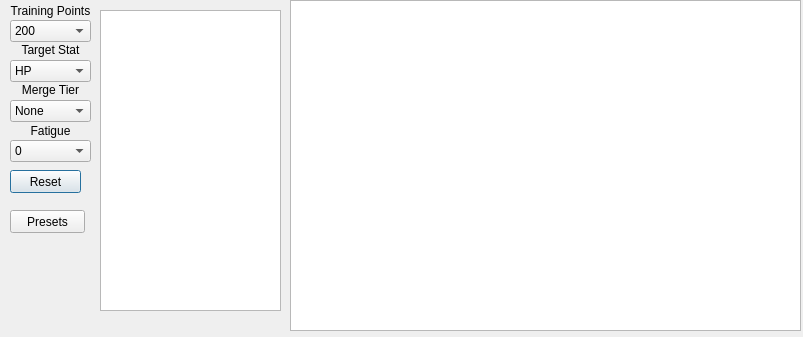
<?xml version="1.0" encoding="UTF-8"?>
<ui version="4.0">
 <class>CrewTrainer</class>
 <widget class="QDialog" name="CrewTrainer">
  <property name="geometry">
   <rect>
    <x>0</x>
    <y>0</y>
    <width>803</width>
    <height>337</height>
   </rect>
  </property>
  <property name="windowTitle">
   <string>Crew Training</string>
  </property>
  <widget class="QTableView" name="crewStatTable">
   <property name="geometry">
    <rect>
     <x>100</x>
     <y>10</y>
     <width>181</width>
     <height>301</height>
    </rect>
   </property>
   <property name="alternatingRowColors">
    <bool>true</bool>
   </property>
  </widget>
  <widget class="QComboBox" name="trainingPointsBox">
   <property name="geometry">
    <rect>
     <x>10</x>
     <y>20</y>
     <width>81</width>
     <height>22</height>
    </rect>
   </property>
   <item>
    <property name="text">
     <string>200</string>
    </property>
   </item>
   <item>
    <property name="text">
     <string>110</string>
    </property>
   </item>
   <item>
    <property name="text">
     <string>100</string>
    </property>
   </item>
   <item>
    <property name="text">
     <string>90</string>
    </property>
   </item>
   <item>
    <property name="text">
     <string>80</string>
    </property>
   </item>
   <item>
    <property name="text">
     <string>70</string>
    </property>
   </item>
   <item>
    <property name="text">
     <string>60</string>
    </property>
   </item>
   <item>
    <property name="text">
     <string>50</string>
    </property>
   </item>
  </widget>
  <widget class="QComboBox" name="trainingStatBox">
   <property name="geometry">
    <rect>
     <x>10</x>
     <y>60</y>
     <width>81</width>
     <height>22</height>
    </rect>
   </property>
   <item>
    <property name="text">
     <string>HP</string>
    </property>
   </item>
   <item>
    <property name="text">
     <string>ATK</string>
    </property>
   </item>
   <item>
    <property name="text">
     <string>RPR</string>
    </property>
   </item>
   <item>
    <property name="text">
     <string>ABL</string>
    </property>
   </item>
   <item>
    <property name="text">
     <string>STA</string>
    </property>
   </item>
   <item>
    <property name="text">
     <string>PLT</string>
    </property>
   </item>
   <item>
    <property name="text">
     <string>SCI</string>
    </property>
   </item>
   <item>
    <property name="text">
     <string>ENG</string>
    </property>
   </item>
   <item>
    <property name="text">
     <string>WPN</string>
    </property>
   </item>
  </widget>
  <widget class="QComboBox" name="mergeTierBox">
   <property name="geometry">
    <rect>
     <x>10</x>
     <y>100</y>
     <width>81</width>
     <height>22</height>
    </rect>
   </property>
   <item>
    <property name="text">
     <string>None</string>
    </property>
   </item>
   <item>
    <property name="text">
     <string>Bronze</string>
    </property>
   </item>
   <item>
    <property name="text">
     <string>Silver</string>
    </property>
   </item>
   <item>
    <property name="text">
     <string>Gold</string>
    </property>
   </item>
  </widget>
  <widget class="QComboBox" name="fatigueBox">
   <property name="geometry">
    <rect>
     <x>10</x>
     <y>140</y>
     <width>81</width>
     <height>22</height>
    </rect>
   </property>
   <item>
    <property name="text">
     <string>0</string>
    </property>
   </item>
   <item>
    <property name="text">
     <string>1-50</string>
    </property>
   </item>
   <item>
    <property name="text">
     <string>51-99</string>
    </property>
   </item>
   <item>
    <property name="text">
     <string>100</string>
    </property>
   </item>
  </widget>
  <widget class="QLabel" name="label">
   <property name="geometry">
    <rect>
     <x>10</x>
     <y>0</y>
     <width>81</width>
     <height>21</height>
    </rect>
   </property>
   <property name="text">
    <string>Training Points</string>
   </property>
   <property name="alignment">
    <set>Qt::AlignCenter</set>
   </property>
  </widget>
  <widget class="QLabel" name="label_2">
   <property name="geometry">
    <rect>
     <x>10</x>
     <y>40</y>
     <width>81</width>
     <height>20</height>
    </rect>
   </property>
   <property name="text">
    <string>Target Stat</string>
   </property>
   <property name="alignment">
    <set>Qt::AlignCenter</set>
   </property>
  </widget>
  <widget class="QLabel" name="label_3">
   <property name="geometry">
    <rect>
     <x>10</x>
     <y>80</y>
     <width>81</width>
     <height>20</height>
    </rect>
   </property>
   <property name="text">
    <string>Merge Tier</string>
   </property>
   <property name="alignment">
    <set>Qt::AlignCenter</set>
   </property>
  </widget>
  <widget class="QLabel" name="label_4">
   <property name="geometry">
    <rect>
     <x>10</x>
     <y>120</y>
     <width>81</width>
     <height>21</height>
    </rect>
   </property>
   <property name="text">
    <string>Fatigue</string>
   </property>
   <property name="alignment">
    <set>Qt::AlignCenter</set>
   </property>
  </widget>
  <widget class="QPushButton" name="testPushButton">
   <property name="geometry">
    <rect>
     <x>10</x>
     <y>170</y>
     <width>71</width>
     <height>23</height>
    </rect>
   </property>
   <property name="text">
    <string>Reset</string>
   </property>
  </widget>
  <widget class="QTableView" name="trainingChartTable">
   <property name="geometry">
    <rect>
     <x>290</x>
     <y>0</y>
     <width>511</width>
     <height>331</height>
    </rect>
   </property>
  </widget>
  <widget class="QPushButton" name="openPresetsButton">
   <property name="geometry">
    <rect>
     <x>10</x>
     <y>210</y>
     <width>75</width>
     <height>23</height>
    </rect>
   </property>
   <property name="text">
    <string>Presets</string>
   </property>
  </widget>
  <widget class="QLabel" name="maxTPLabel">
   <property name="geometry">
    <rect>
     <x>10</x>
     <y>250</y>
     <width>81</width>
     <height>20</height>
    </rect>
   </property>
   <property name="text">
    <string/>
   </property>
   <property name="alignment">
    <set>Qt::AlignCenter</set>
   </property>
  </widget>
  <widget class="QLabel" name="TPLabel">
   <property name="geometry">
    <rect>
     <x>100</x>
     <y>310</y>
     <width>181</width>
     <height>20</height>
    </rect>
   </property>
   <property name="text">
    <string/>
   </property>
   <property name="alignment">
    <set>Qt::AlignCenter</set>
   </property>
  </widget>
 </widget>
 <resources/>
 <connections/>
</ui>
